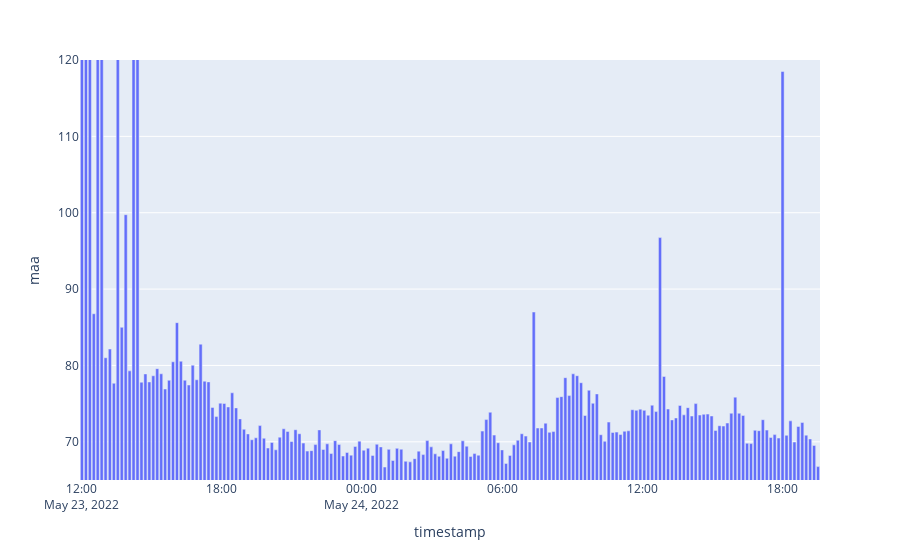

Here is the notebook cell this chart was saved with:
### Code cell
# plot maa vs timestamp
fig1 = df.plot.bar(x='timestamp', y='maa')
fig1.update_layout(yaxis_range=[65, 120])
# fig1.add_hline(y=df.iloc[0].maa) # add a horizontal line at the value of maa for the recording prior to introduction of the grub
fig1.show()

### Figure 1 — Plotly figure (JSON) as saved in the notebook; plotly's stock layout.template omitted (floating-point values rounded to 4 significant figures; data arrays with more than 128 entries replaced by an {"elided": "..."} marker saying what was removed)
{"data": [{"alignmentgroup": "True", "hovertemplate": "timestamp=%{x}<br>maa=%{y}<extra></extra>", "legendgroup": "", "marker": {"color": "#636efa"}, "name": "", "offsetgroup": "", "orientation": "v", "showlegend": false, "textposition": "auto", "type": "bar", "x": {"elided": "186 str values"}, "xaxis": "x", "y": {"elided": "186 float values"}, "yaxis": "y"}], "layout": {"autosize": true, "barmode": "relative", "legend": {"tracegroupgap": 0}, "margin": {"t": 60}, "xaxis": {"anchor": "y", "autorange": true, "domain": [0, 1], "range": ["2022-05-23 11:56:39", "2022-05-24 19:35:52"], "title": {"text": "timestamp"}, "type": "date"}, "yaxis": {"anchor": "x", "domain": [0, 1], "range": [65, 120], "title": {"text": "maa"}, "type": "linear"}}}
